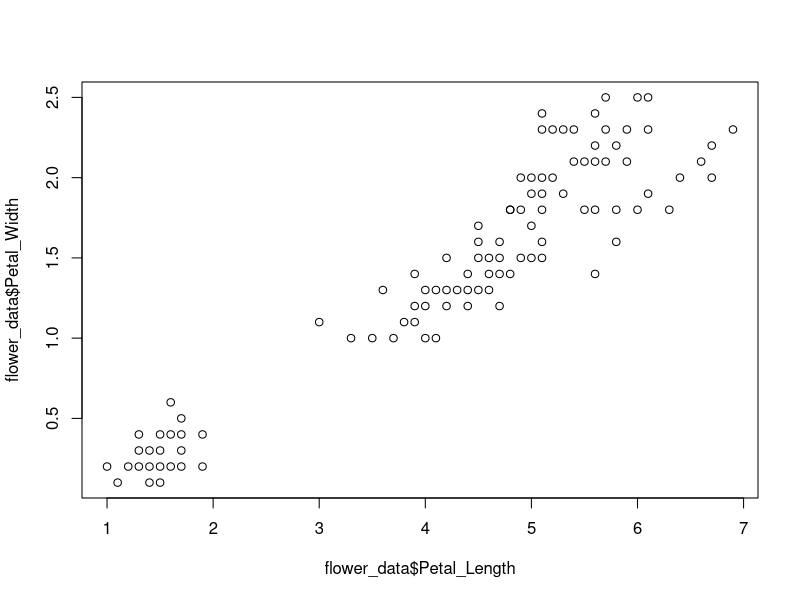

This chart was generated by the following R code: (Note: this script raises an error after producing the figure.)
## 1 Plotting
#
# Here we will load in some data and plot it
# 

# load data from csv file
flower_data <- read.csv('data/flower_dataset.csv')

# column names
print(names(flower_data))

# number of rows
print(paste("Number of datapoints: ", nrow(flower_data)))

# first few examples
print(head(flower_data))

# plot the first two dimensions
plot(flower_data$Petal_Length, flower_data$Petal_Width)

# plot the Species type in color
# pch is the format of the plotted circles - here filled circles
# we also make sure that the axis are in the same units
plot(flower_data$Petal_Length, flower_data$Petal_Width, col = flower_data$Species, pch=16, asp=1)

# add legend 
legend(x='topleft', legend=levels(flower_data$Species), col=c(1:3), pch=16)
